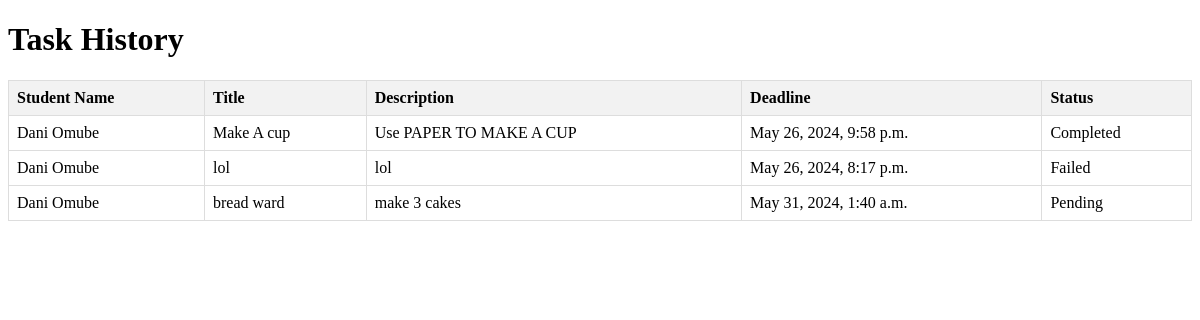
Before: /advisor/task/history/ (signed in) with the older database file.
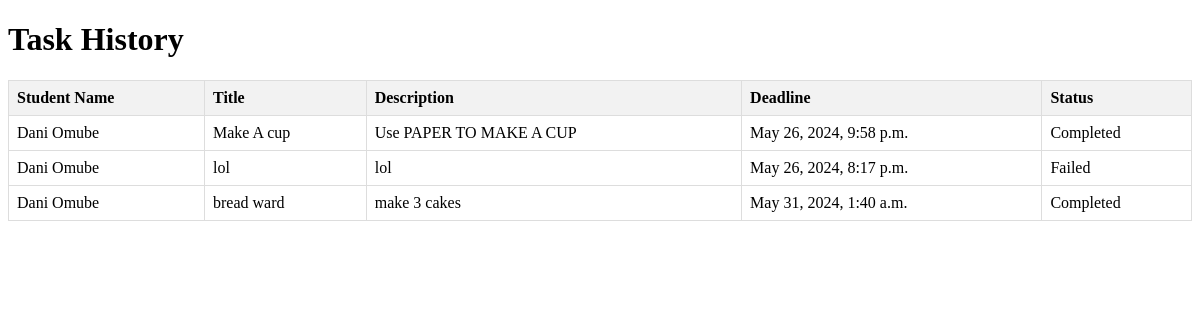
After: the same page with the newer database file.
### Advisor/models.py (models this page shows, shortened)
class Task(models.Model):
    advisor = models.ForeignKey('Advisor', on_delete=models.CASCADE)
    student = models.ForeignKey('Student', on_delete=models.CASCADE)
    title = models.CharField(max_length=100)
    description = models.TextField()
    deadline = models.DateTimeField()
    completed = models.BooleanField(default=False)
    failed = models.BooleanField(default=False)

class Student(models.Model):
    user = models.OneToOneField(User, on_delete=models.CASCADE)
    advisor = models.ForeignKey(Advisor, on_delete=models.SET_NULL, null=True, blank=True)
    email = models.EmailField(default='201212076@nileuniversity.edu.ng')
    phone_number = models.CharField(max_length=15, default='08182006962')
    department = models.CharField(max_length=50, choices=DEPARTMENT_CHOICES, default='')

### Advisor/views.py (the view)
# urls.py: path('task/history/', views.task_history, name='task_history'),
def task_history(request):
    task_history = Task.objects.filter(advisor=request.user.advisor)
    return render(request, 'task_history.html', {'task_history': task_history})

### Advisor/templates/task_history.html (shortened to what this page needs)
<!DOCTYPE html>
<html lang="en">
<head>
</head>
<body>
    <h1>Task History</h1>
    <table>
        <tr>
            <th>Student Name</th>
            <th>Title</th>
            <th>Description</th>
            <th>Deadline</th>
            <th>Status</th>
        </tr>
        {% for task in task_history %}
        <tr>
            <td>{{ task.student.user.get_full_name }}</td>
            <td>{{ task.title }}</td>
            <td>{{ task.description }}</td>
            <td>{{ task.deadline }}</td>
            <td>
                {% if task.completed %}
                Completed
                {% elif task.failed %}
                Failed
                {% else %}
                Pending
                {% endif %}
            </td>
        </tr>
        {% endfor %}
    </table>
</body>
</html>

Changed rows visible on the page:
changed Task "bread ward": completed "Pending" → "Completed"
